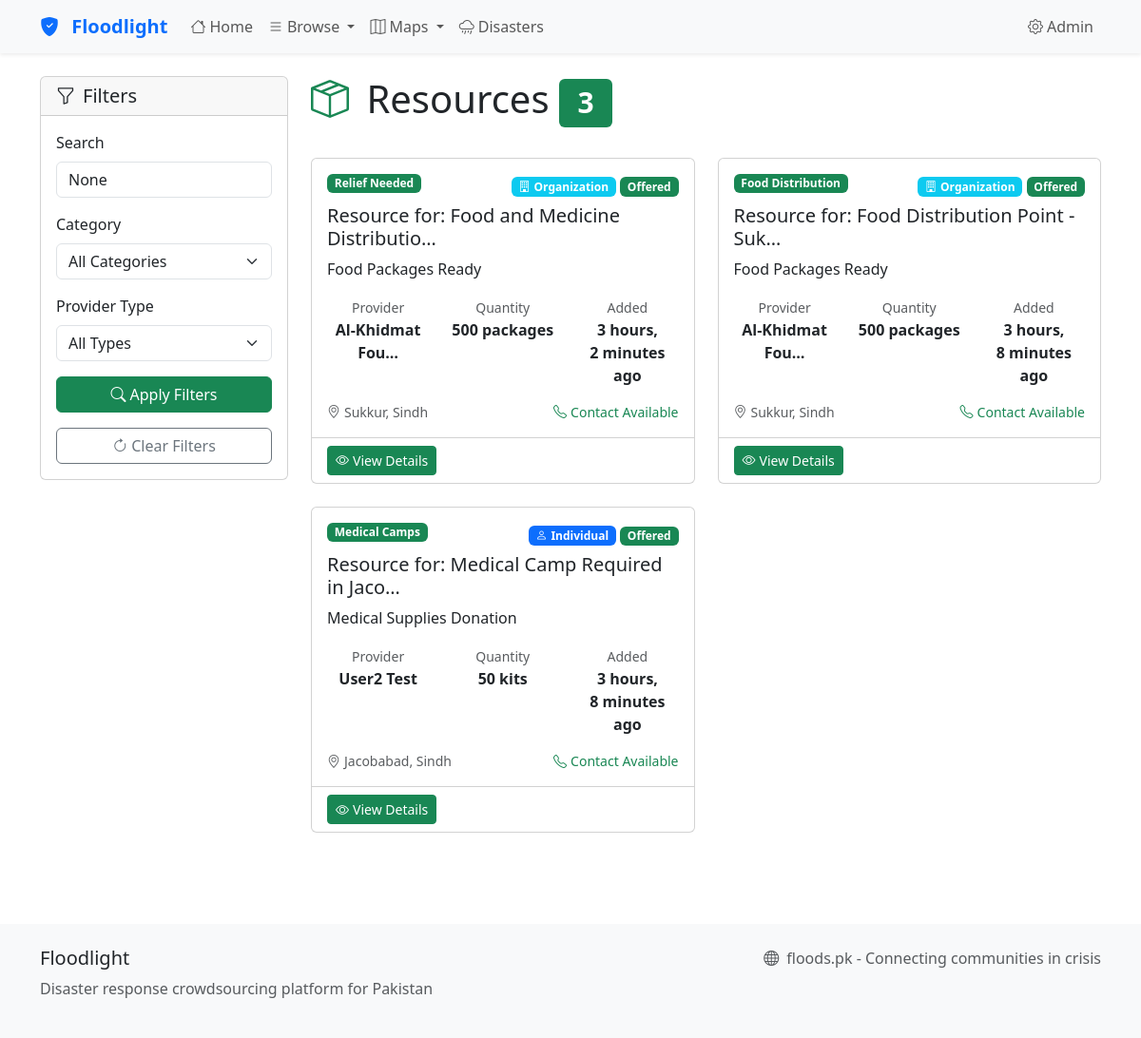
Page /resources/ on the committed database.
### app/models.py (models this page shows, shortened)
class Resource(models.Model):
    need = models.ForeignKey(Need, on_delete=models.CASCADE, related_name='resources')
    provider_user = models.ForeignKey('auth.User', on_delete=models.SET_NULL, null=True, blank=True,
                                    help_text="Individual provider")
    provider_organization = models.ForeignKey(Organization, on_delete=models.SET_NULL, null=True, blank=True,
                                            help_text="Organization provider")
    description = models.TextField()
    quantity = models.CharField(max_length=100, blank=True)
    availability_date = models.DateField(null=True, blank=True)
    contact_info = models.CharField(max_length=200, blank=True)
    is_verified = models.BooleanField(default=False, help_text="Has this resource been verified")
    verified_by = models.ForeignKey('auth.User', on_delete=models.SET_NULL, null=True, blank=True,
                                  related_name='verified_resources', help_text="User who verified this resource")
    verified_at = models.DateTimeField(null=True, blank=True, help_text="When this resource was verified")
    flag_count = models.PositiveIntegerField(default=0, help_text="Number of times this resource has been reported")
    is_flagged = models.BooleanField(default=False, help_text="Is this resource under review due to reports")
    status = models.CharField(max_length=15, choices=[
        ('offered', 'Offered'),
        ('confirmed', 'Confirmed'),
        ('delivered', 'Delivered'),
        ('cancelled', 'Cancelled')
    ], default='offered')
    created_at = models.DateTimeField(auto_now_add=True)
    updated_at = models.DateTimeField(auto_now=True)

class Need(models.Model):
    STATUS_CHOICES = [
        ('open', 'Open'),
        ('in_progress', 'In Progress'),
        ('resolved', 'Resolved'),
        ('verified', 'Verified'),
        ('closed', 'Closed'),
        ('reopened', 'Reopened'),
    ]
    disaster = models.ForeignKey(Disaster, on_delete=models.CASCADE, related_name='needs')
    category = models.ForeignKey(Category, on_delete=models.SET_NULL, null=True)
    title = models.CharField(max_length=200)
    description = models.TextField()
    location = models.CharField(max_length=255, blank=True)
    latitude = models.DecimalField(max_digits=9, decimal_places=6, null=True, blank=True)
    longitude = models.DecimalField(max_digits=9, decimal_places=6, null=True, blank=True)
    city = models.CharField(max_length=100, blank=True)
    contact_person = models.CharField(max_length=100, blank=True)
    contact_phone = models.CharField(max_length=20, blank=True)
    status = models.CharField(max_length=15, choices=STATUS_CHOICES, default='open')
    priority = models.CharField(max_length=10, choices=[
        ('low', 'Low'),
        ('medium', 'Medium'),
        ('high', 'High'),
        ('urgent', 'Urgent')
    ], default='medium')
    reported_by = models.ForeignKey('auth.User', on_delete=models.SET_NULL, null=True, blank=True)
    assigned_to = models.ForeignKey('auth.User', on_delete=models.SET_NULL, null=True, blank=True, related_name='assigned_needs')
    is_verified = models.BooleanField(default=False, help_text="Has this need been verified by a trusted source")
    verified_by = models.ForeignKey('auth.User', on_delete=models.SET_NULL, null=True, blank=True,
                                  related_name='verified_needs', help_text="User who verified this need")
    verified_at = models.DateTimeField(null=True, blank=True, help_text="When this need was verified")
    verification_notes = models.TextField(blank=True, help_text="Notes from the verification process")
    flag_count = models.PositiveIntegerField(default=0, help_text="Number of times this need has been reported")
    is_flagged = models.BooleanField(default=False, help_text="Is this need under review due to reports")
    created_at = models.DateTimeField(auto_now_add=True)
    updated_at = models.DateTimeField(auto_now=True)
    resolved_at = models.DateTimeField(null=True, blank=True)
    class Meta:
        ordering = ['-created_at']

class Category(models.Model):
    CATEGORY_TYPES = [
        ('problem', 'Problem/Issue'),
        ('service', 'Service/Solution'),
        ('information', 'Information/Data'),
    ]
    name = models.CharField(max_length=100, unique=True)
    description = models.TextField(blank=True)
    category_type = models.CharField(max_length=20, choices=CATEGORY_TYPES, default='problem')
    icon = models.CharField(max_length=50, blank=True, help_text="CSS icon class or emoji")
    class Meta:
        verbose_name_plural = "Categories"
        ordering = ['category_type', 'name']

class Organization(models.Model):
    name = models.CharField(max_length=200)
    organization_type = models.CharField(max_length=50, choices=[
        ('ngo', 'NGO'),
        ('government', 'Government Agency'),
        ('private', 'Private Company'),
        ('charity', 'Charity'),
        ('international', 'International Organization'),
        ('other', 'Other')
    ])
    description = models.TextField(blank=True)
    contact_person = models.CharField(max_length=100, blank=True)
    phone = models.CharField(max_length=20, blank=True)
    email = models.EmailField(blank=True)
    website = models.URLField(blank=True)
    address = models.TextField(blank=True)
    is_verified = models.BooleanField(default=False, help_text="Has this organization been verified")
    verified_by = models.ForeignKey('auth.User', on_delete=models.SET_NULL, null=True, blank=True,
                                  related_name='verified_organizations', help_text="Admin who verified this organization")
    verified_at = models.DateTimeField(null=True, blank=True)
    created_by = models.ForeignKey('auth.User', on_delete=models.SET_NULL, null=True, blank=True)
    created_at = models.DateTimeField(auto_now_add=True)
    updated_at = models.DateTimeField(auto_now=True)

### app/views.py (the view)
# urls.py: path('resources/', views.resources_list, name='resources_list'),
def resources_list(request):
    resources = Resource.objects.filter(status='offered').select_related('need__category', 'provider_user', 'provider_organization')
    category_id = request.GET.get('category')
    if category_id:
        resources = resources.filter(need__category_id=category_id)
    resource_type = request.GET.get('type')
    if resource_type in ['individual', 'organization']:
        if resource_type == 'individual':
            resources = resources.filter(provider_user__isnull=False)
        else:
            resources = resources.filter(provider_organization__isnull=False)
    search_query = request.GET.get('search')
    if search_query:
        resources = resources.filter(
            Q(description__icontains=search_query) |
            Q(need__title__icontains=search_query) |
            Q(need__location__icontains=search_query)
        )
    paginator = Paginator(resources.order_by('-created_at'), 12)
    page_number = request.GET.get('page')
    resources_page = paginator.get_page(page_number)
    context = {
        'resources': resources_page,
        'categories': Category.objects.all(),
        'current_category': category_id,
        'resource_type': resource_type,
        'search_query': search_query,
    }
    return render(request, 'app/resources_list.html', context)

### app/templates/app/resources_list.html (shortened to what this page needs)
{% extends 'app/base.html' %}
{% block content %}
<div class="container py-4">
    <div class="row">
        <div class="col-lg-3 mb-4">
            <div class="card">
                <div class="card-header">
                    <h5 class="mb-0">
                        <i class="bi bi-funnel me-2"></i>Filters
                    </h5>
                </div>
                <div class="card-body">
                    <form method="get" class="mb-3">
                        <div class="mb-3">
                            <label for="search" class="form-label">Search</label>
                            <input type="text" class="form-control" id="search" name="search"
                                   value="{{ search_query }}" placeholder="Search resources...">
                        </div>
                        <div class="mb-3">
                            <label for="category" class="form-label">Category</label>
                            <select class="form-select" id="category" name="category">
                                <option value="">All Categories</option>
                            </select>
                        </div>
                        <div class="mb-3">
                            <label for="type" class="form-label">Provider Type</label>
                            <select class="form-select" id="type" name="type">
                                <option value="">All Types</option>
                            </select>
                        </div>
                        <button type="submit" class="btn btn-success w-100">
                            <i class="bi bi-search me-1"></i>Apply Filters
                        </button>
                    </form>
                    <a href="{% url 'app:resources_list' %}" class="btn btn-outline-secondary w-100">
                        <i class="bi bi-arrow-clockwise me-1"></i>Clear Filters
                    </a>
                </div>
            </div>
        </div>
        <div class="col-lg-9">
            <div class="d-flex justify-content-between align-items-center mb-4">
                <h1>
                    <i class="bi bi-box-seam text-success me-2"></i>
                    Resources
                    <span class="badge bg-success">{{ resources.paginator.count }}</span>
                </h1>
            </div>
            {% if resources %}
                <div class="row">
                    {% for resource in resources %}
                    <div class="col-md-6 mb-4">
                        <div class="card card-hover h-100">
                            <div class="card-body">
                                <div class="d-flex justify-content-between align-items-start mb-2">
                                    <span class="badge bg-success">{{ resource.need.category.name }}</span>
                                    <div>
                                        {% if resource.provider_user %}
                                            <span class="badge bg-primary">
                                                <i class="bi bi-person me-1"></i>Individual
                                            </span>
                                        {% else %}
                                            <span class="badge bg-info">
                                                <i class="bi bi-building me-1"></i>Organization
                                            </span>
                                        {% endif %}
                                        <span class="badge
                                            {% if resource.status == 'offered' %}bg-success
                                            {% elif resource.status == 'confirmed' %}bg-warning
                                            {% elif resource.status == 'delivered' %}bg-info
                                            {% else %}bg-secondary{% endif %}">
                                            {{ resource.get_status_display }}
                                        </span>
                                    </div>
                                </div>
                                <h5 class="card-title">Resource for: {{ resource.need.title|truncatechars:30 }}</h5>
                                <p class="card-text">{{ resource.description|truncatewords:25 }}</p>
                                <div class="row text-center mb-3">
                                    <div class="col-4">
                                        <small class="text-muted">Provider</small>
                                        <div class="fw-bold">
                                            {% if resource.provider_user %}
                                                {{ resource.provider_user.get_full_name|default:resource.provider_user.username|truncatechars:15 }}
                                            {% else %}
                                                {{ resource.provider_organization.name|truncatechars:15 }}
                                            {% endif %}
                                        </div>
                                    </div>
                                    <div class="col-4">
                                        <small class="text-muted">Quantity</small>
                                        <div class="fw-bold">{{ resource.quantity|default:"N/A" }}</div>
                                    </div>
                                    <div class="col-4">
                                        <small class="text-muted">Added</small>
                                        <div class="fw-bold">{{ resource.created_at|timesince }} ago</div>
                                    </div>
                                </div>
                                <div class="d-flex justify-content-between align-items-center">
                                    <small class="text-muted">
                                        <i class="bi bi-geo-alt me-1"></i>{{ resource.need.location|truncatechars:25 }}
                                    </small>
                                    {% if resource.contact_info %}
                                        <small class="text-success">
                                            <i class="bi bi-telephone me-1"></i>Contact Available
                                        </small>
                                    {% endif %}
                                </div>
                            </div>
                            <div class="card-footer bg-transparent">
                                <a href="{% url 'app:resource_detail' resource.id %}" class="btn btn-success btn-sm">
                                    <i class="bi bi-eye me-1"></i>View Details
                                </a>
                            </div>
                        </div>
                    </div>
                    {% endfor %}
                </div>
            {% endif %}
        </div>
    </div>
</div>
{% endblock %}

### rows in the picture
Resource: need.category.name "Relief Needed", shows "Organization", status "Offered", need "Food and Medicine Distributio…", description "Food Packages Ready", provider_organization.name "Al-Khidmat Fou…", quantity "500 packages", created_at "3 hours, 2 minutes", need.location "Sukkur, Sindh", shows "Contact Available"
Resource: need.category.name "Food Distribution", shows "Organization", status "Offered", need "Food Distribution Point - Suk…", description "Food Packages Ready", provider_organization.name "Al-Khidmat Fou…", quantity "500 packages", created_at "3 hours, 8 minutes", need.location "Sukkur, Sindh", shows "Contact Available"
Resource: need.category.name "Medical Camps", shows "Individual", status "Offered", need "Medical Camp Required in Jaco…", description "Medical Supplies Donation", provider_user.get_full_name "User2 Test", quantity "50 kits", created_at "3 hours, 8 minutes", need.location "Jacobabad, Sindh", shows "Contact Available"

### other values in the picture
{{ resources.paginator.count }} "3"
